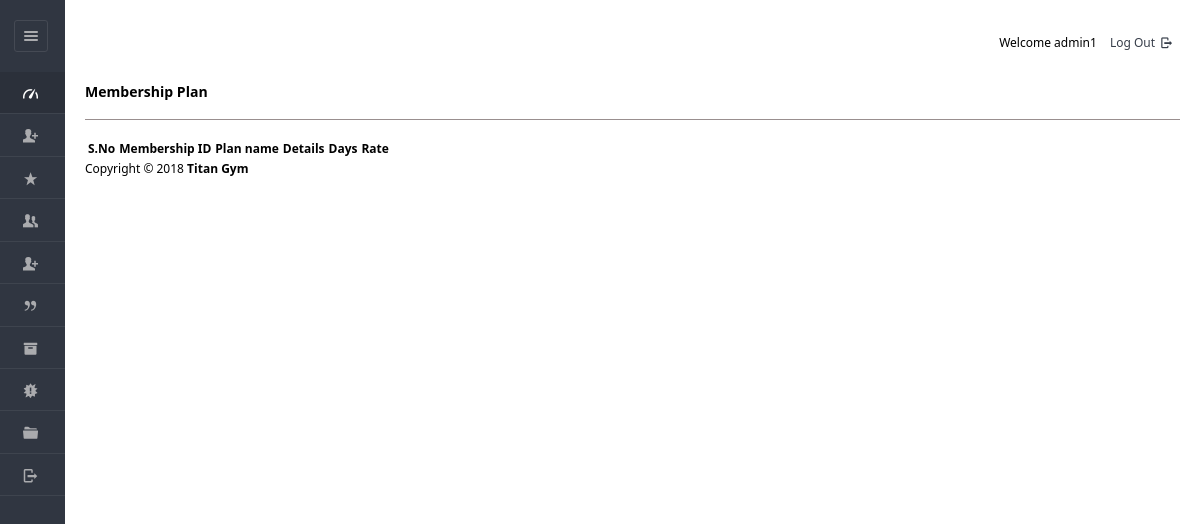
Before: /Files/dashboard/admin/view_plan.php (signed in) with the older database file.
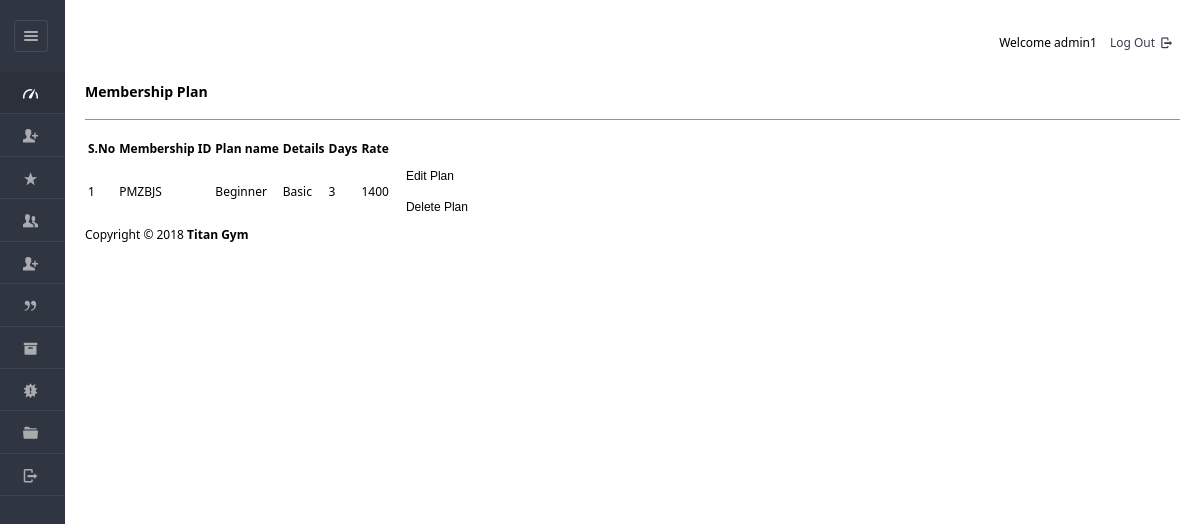
After: the same page with the newer database file.
### tables this page shows
CREATE TABLE `plan`  (
  `id` int(5) NOT NULL AUTO_INCREMENT,
  `pid` varchar(8) NOT NULL,
  `planName` varchar(20) NOT NULL,
  `description` varchar(50) NOT NULL,
  `validity` varchar(20) NOT NULL,
  `amount` int(10) NOT NULL,
  PRIMARY KEY (`id`) USING BTREE,
  INDEX `pid`(`pid`) USING BTREE
);

### Files/dashboard/admin/view_plan.php (the view, shortened to what this page needs)
<?php
require '../../include/db_conn.php';
?>
<!DOCTYPE html>
<html lang="en">
<head>
    <link rel="stylesheet" href="../../css/style.css"  id="style-resource-5">
    <link rel="stylesheet" href="../../css/dashMain.css">
    <link rel="stylesheet" type="text/css" href="../../css/entypo.css">
</head>
     <body class="page-body  page-fade" onload="initializeMember()">
    	<div class="page-container sidebar-collapsed" id="navbarcollapse">
		<div class="sidebar-menu">
			<header class="logo-env">
					<div class="sidebar-collapse" onclick="collapseSidebar()">
				<a href="#" class="sidebar-collapse-icon with-animation">
					<i class="entypo-menu"></i>
				</a>
			</div>
			</header>
    		<?php include('nav.php'); ?>
    	</div>
    		<div class="main-content">
				<div class="row">
					<div class="col-md-6 col-sm-8 clearfix">
					</div>
					<div class="col-md-6 col-sm-4 clearfix hidden-xs">
						<ul class="list-inline links-list pull-right">
							<li>Welcome <?php echo $_SESSION['full_name']; ?>
							</li>
							<li>
								<a href="logout.php">
									Log Out <i class="entypo-logout right"></i>
								</a>
							</li>
						</ul>
					</div>
				</div>
		<h3>Membership Plan</h3>
		<hr />
		<table class="table table-bordered datatable" id="table-1">
			<thead>
				<tr>
					<th>S.No</th>
					<th>Membership ID</th>
					<th>Plan name</th>
					<th>Details</th>
					<th>Days</th>
					<th>Rate</th>
					<th></th>
				</tr>
			</thead>
				<tbody>
					<?php
					$query  = "select * from plan ORDER BY id DESC";
					$result = mysqli_query($con, $query);
					$sno    = 1;
					if (mysqli_affected_rows($con) != 0) {
					    while ($row = mysqli_fetch_array($result, MYSQLI_ASSOC)) {
					        $msgid = $row['pid'];
					        echo "<tr><td>" . $sno . "</td>";
					        echo "<td>" . $row['pid'] . "</td>";
					        echo "<td>" . $row['planName'] . "</td>";
					        echo "<td>" . $row['description'] . "</td>";
					        echo "<td>" . $row['validity'] . "</td>";
					        echo "<td>" . $row['amount'] . "</td>";
					        $sno++;
					        echo "<td><form action='edit_plan.php' method='post'><input type='hidden' name='name' value='" . $msgid . "'/><input type='submit' value='Edit Plan ' class='btn btn-info'/></form><form action='del_plan.php' method='post' onSubmit='return ConfirmDelete();'><input type='hidden' name='name' value='" . $msgid . "'/><input type='submit' value='Delete Plan' class='btn btn-danger'/></form></td></tr>";
					    }
					}
					?>
				</tbody>
		</table>
<?php include('footer.php'); ?>
    	</div>
    </body>
</html>

### Files/dashboard/admin/nav.php (shortened to what this page needs)
<ul id="main-menu" class="">
    <li class="active opened active"><a href="index.php"><i class="entypo-gauge"></i><span>Dashboard</span></a></li>
	<li><a href="new_entry.php"><i class="entypo-user-add"></i><span>New Registration</span></a>
	<li><a href="payments.php"><i class="entypo-star"></i><span>Payments</span></a></li>
	<li class="" id="hassubopen"><a href="#" onclick="memberExpand(1)"><i class="entypo-users"></i><span>Members</span></a>
	</li>
	<li><a href="new_health_status.php"><i class="entypo-user-add"></i><span>Health Status</span></a>
		<li class="" id="planhassubopen"><a href="#" onclick="memberExpand(2)"><i class="entypo-quote"></i><span>Plan</span></a>
	<li><a href="new_plan.php"><i class="entypo-box"></i><span>Overview</span></a>
	<li><a href="new_plan.php"><i class="entypo-alert"></i><span>Alerts</span></a>
	</li>
	<li><a href="more-userprofile.php"><i class="entypo-folder"></i><span>Profile</span></a></li>
	<li><a href="logout.php"><i class="entypo-logout"></i><span>Logout</span></a></li>
</ul>

### Files/dashboard/admin/footer.php
<footer class="main">Copyright &copy; 2018 <strong>Titan Gym </strong></footer>

### Files/css/style.css (style rules this page uses)
html { font-size: 62.5%; font-family: sans-serif; }
div { display: block; }
body { font-family: "Noto Sans", sans-serif, "Helvetica Neue", Helvetica, Arial, sans-serif; font-size: 12px; line-height: 1.428571429; display: block; margin: 0; }
*, *:before, *:after { box-sizing: border-box; }
a { text-decoration: none; background: transparent; }
input, button, select, textarea { font-family: inherit; font-size: inherit; line-height: inherit; }
button, input { line-height: normal; }
button, input, select, textarea { font-family: inherit; font-size: 100%; margin: 0; }
input { background-color: white; cursor: text; padding: 1px; border-width: 2px; border-style: inset; border-color: initial; border-image: initial; }
input, textarea, select, button { text-rendering: auto; color: initial; letter-spacing: normal; word-spacing: normal; text-transform: none; text-indent: 0px; text-shadow: none; display: inline-block; text-align: start; margin: 0em; font: 400 13.3333px Arial; }
.btn { display: inline-block; margin-bottom: 0; font-weight: 400; text-align: center; vertical-align: middle; cursor: pointer; background-image: none; border: 1px solid transparent; white-space: nowrap; padding: 6px 12px; font-size: 12px; line-height: 1.428571429; border-radius: 3px; user-select: none; }
button, html input[type="button"], input[type="reset"], input[type="submit"] { cursor: pointer; }
a { color: #373e4a; text-decoration: none; }
a { background: transparent; }
a { color: #373e4a; }
.page-container { position: relative; padding-left: 280px; }
.page-container .sidebar-menu { position: absolute; width: 280px; top: 0; left: 0; bottom: 0; background: #303641; color: #aaabae; z-index: 1; min-height: 796px; box-sizing: border-box; }
.page-container .sidebar-menu .logo-env { width: 100%; padding: 35px; padding-bottom: 10px; box-sizing: border-box; }
.page-container.sidebar-collapsed { padding-left: 65px; }
.page-container.sidebar-collapsed .sidebar-menu { z-index: 4; width: 65px; }
.page-container.sidebar-collapsed .sidebar-menu .logo-env { display: block; padding: 20px; }
.page-container .sidebar-menu .logo-env:before, .page-container .sidebar-menu .logo-env:after { content: " "; display: table; }
.page-container .sidebar-menu .logo-env > div { display: block; vertical-align: middle; white-space: nowrap; float: left; }
.page-container .sidebar-menu .logo-env > div > a { display: inline-block; color: #aaabae; }
.page-container.sidebar-collapsed .sidebar-menu .logo-env > div.sidebar-collapse { display: block; padding: 0; left: 3px; }
.page-container .sidebar-menu .logo-env > div.sidebar-collapse, .page-container .sidebar-menu .logo-env > div.sidebar-mobile-menu { position: relative; float: right; }
.page-container .sidebar-menu .logo-env > div.sidebar-collapse a, .page-container .sidebar-menu .logo-env > div.sidebar-mobile-menu a { display: inline-block; border: 1px solid #454a54; text-align: center; padding: 0; line-height: 1; font-size: 20px; font-weight: 300; padding: 5px 2px; background-clip: padding-box; border-radius: 3px; transition: all 200ms ease-in-out; }
.page-container .sidebar-menu .logo-env:after { clear: both; }
.page-container .sidebar-menu #main-menu { list-style: none; margin: 0; padding: 0; margin-bottom: 20px; }
ul, ol { margin-top: 0; margin-bottom: 8.5px; }
ul, menu, dir { display: block; list-style-type: disc; }
.page-container .sidebar-menu #main-menu li { position: relative; margin: 0; font-size: 12px; border-bottom: 1px solid rgba(69, 74, 84, 0.7); }
li { display: list-item; }
.page-container .sidebar-menu #main-menu li.active > a { background-color: #2b303a; color: #ffffff; }
.page-container .sidebar-menu #main-menu li a { position: relative; display: block; padding: 10px 20px; color: #aaabae; z-index: 2; transition: color 250ms ease-in-out, background-color 250ms ease-in-out; }
.page-container .sidebar-menu #main-menu li a i { top: 1px; }
.page-container .sidebar-menu #main-menu li i { position: relative; font-size: 15px; margin-right: 5px; }
i, cite, em, var, address, dfn { font-style: italic; }

Changed rows visible on the page:
added plan: pid "PMZBJS", planName "Beginner", description "Basic", validity "3", amount "1400"
